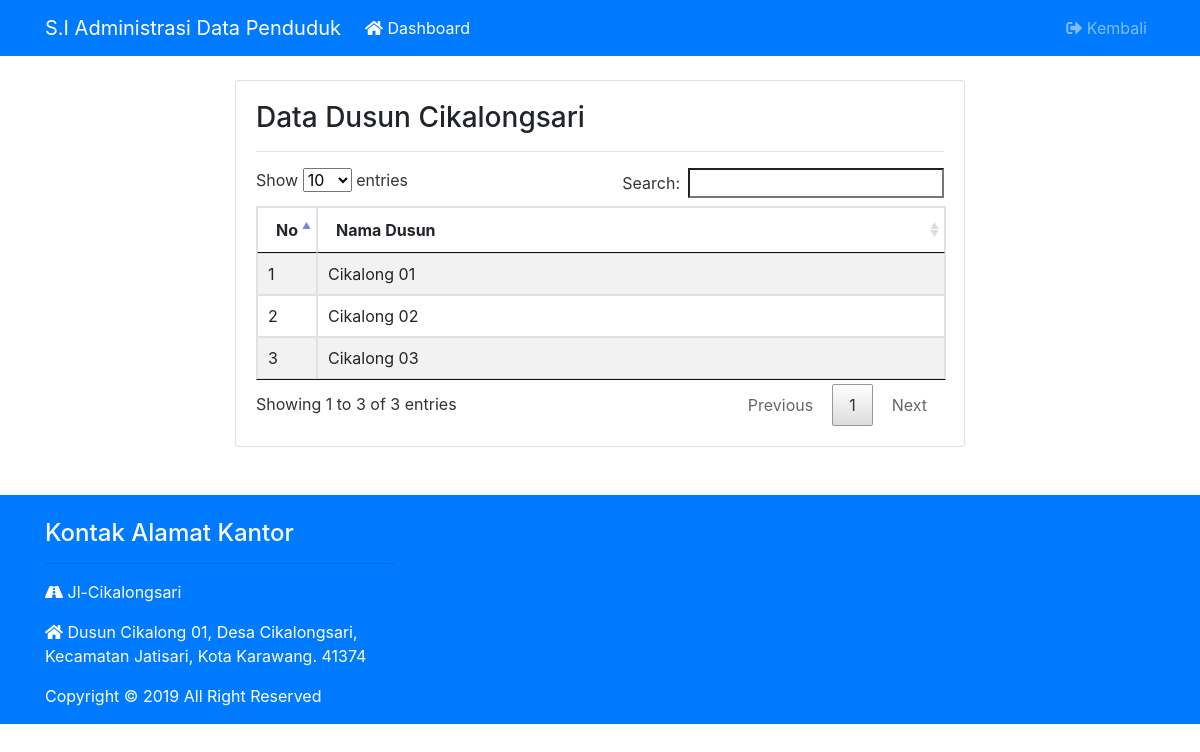
Screenshot of /user/user_dusun.php with the database file from the repository.
### tables this page shows
CREATE TABLE `dusun` (
  `dusun_nama` varchar(55) NOT NULL,
  `desa` varchar(22) NOT NULL
);

### user/user_dusun.php (the view)
<?php
include 'user_header.php';
?>
<div class="container">
	<div class="row">
		<div class="col-md-8 mx-auto">
			<div class="card">
				<div class="card-body">
					<h3>Data Dusun Cikalongsari</h3>
					<hr>
					<table class="table table-bordered table-striped table-hover table-saya">
						<thead>
							<tr>
								<th width="1%">No</th>
								<th>Nama Dusun</th>
							</tr>
						</thead>
						<tbody>
							<?php
							$no = 1;
							$dusun = mysqli_query($koneksi,"SELECT * FROM dusun");
							while($d = mysqli_fetch_array($dusun)){
								?>
								<tr>
									<td><?php echo $no++ ?></td>
									<td><?php echo $d['dusun_nama']; ?></td>
								</tr>
								<?php
							}
							?>
						</tbody>
					</table>
				</div>
			</div>
		</div>
	</div>
</div>
<br>
<br>
<?php
include 'user_footer.php';
?>

### rows the page displays
dusun: dusun_nama "Cikalong 01"
dusun: dusun_nama "Cikalong 02"
dusun: dusun_nama "Cikalong 03"
